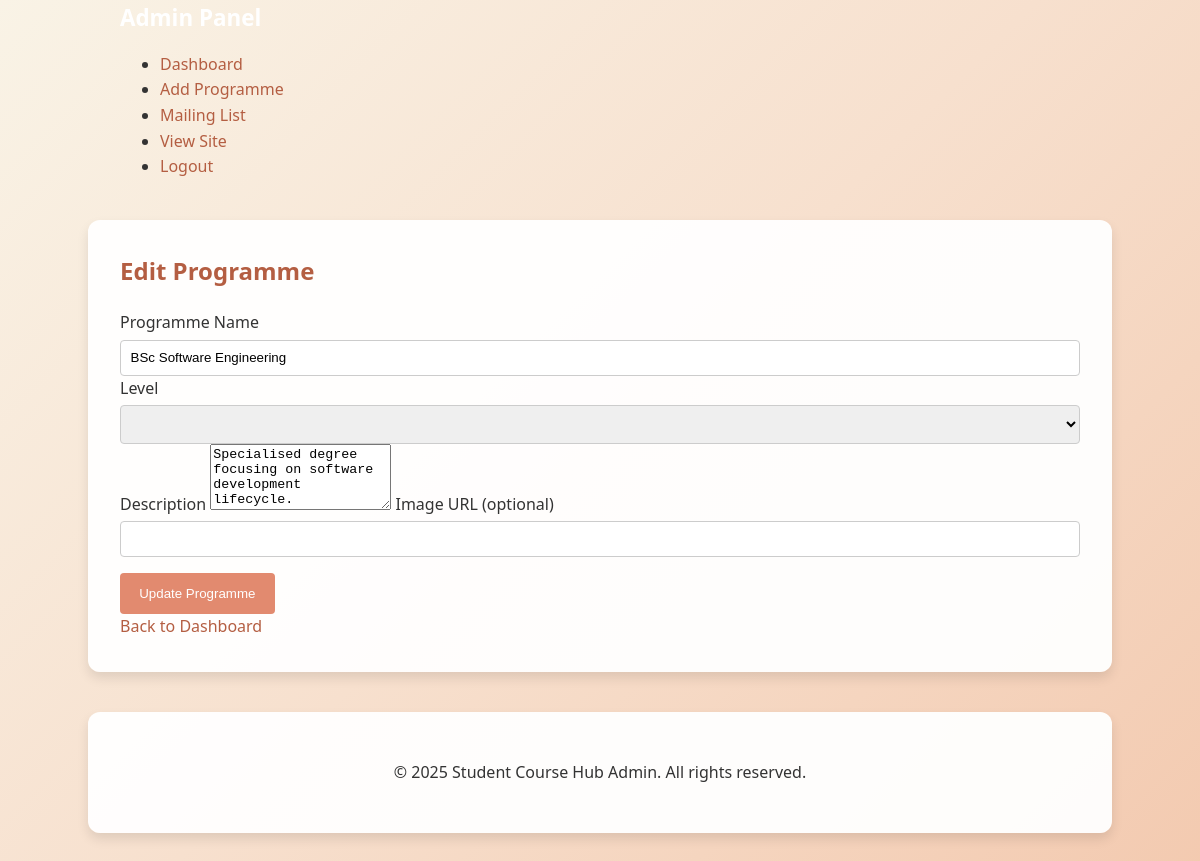
/index.php?page=editProgramme&id=2 (signed in), run on the app's committed database.
### tables this page shows
CREATE TABLE Programmes (
    ProgrammeID INT PRIMARY KEY AUTO_INCREMENT,
    ProgrammeName VARCHAR(160) NOT NULL,
    Description TEXT,
    Image VARCHAR(255),
    LevelID INT,
    ProgrammeLeaderID INT,
    is_published TINYINT(1) NOT NULL DEFAULT 1,
    FOREIGN KEY (LevelID) REFERENCES Levels(LevelID),
    FOREIGN KEY (ProgrammeLeaderID) REFERENCES Staff(StaffID)
);

### app/models/controllers/AdminController.php (called while the page is built, shortened)
<?php
require_once(__DIR__ . '/../models/programme.php');
class AdminController
{
    public static function editProgramme($pdo, $id)
    {
        $programme = Programme::find($pdo, $id);
        include(__DIR__ . '/../views/admin/editProgrammeForm.php');
    }
}

### app/models/programme.php (called while the page is built, shortened)
<?php
class Programme
{
    public static function find($pdo, $id)
    {
        $sql = "SELECT * FROM Programmes WHERE ProgrammeID = :id LIMIT 1";
        $stmt = $pdo->prepare($sql);
        $stmt->execute(['id' => $id]);
        return $stmt->fetch(PDO::FETCH_ASSOC);
    }
}

### app/views/admin/editProgrammeForm.php (the view, shortened to what this page needs)
<!DOCTYPE html>
<html lang="en">
<head>
    <link rel="stylesheet" href="assets/css/admin.css">
    <link rel="stylesheet" href="assets/css/theme.css">
</head>
<body>
    <header class="site-header">
        <div class="container">
            <div class="header-content">
                <div class="logo">
                    <a href="index.php?page=adminDashboard" style="color: white; font-weight: bold; font-size: 1.4rem; text-decoration: none;">Admin Panel</a>
                </div>
                <nav class="main-nav">
                    <ul>
                        <li><a href="index.php?page=adminDashboard">Dashboard</a></li>
                        <li><a href="index.php?page=addProgrammeForm">Add Programme</a></li>
                        <li><a href="index.php?page=mailingList">Mailing List</a></li>
                        <li><a href="index.php?page=programmes">View Site</a></li>
                        <li><a href="index.php?page=adminLogout">Logout</a></li>
                    </ul>
                </nav>
            </div>
        </div>
    </header>
    <main class="main-content">
        <div class="container">
            <h2>Edit Programme</h2>
            <?php if (!$programme): ?>
                <p>Programme not found.</p>
            <?php else: ?>
                <form action="index.php?page=updateProgramme" method="post">
                    <label for="programmeName">Programme Name</label>
                    <input type="text" id="programmeName" name="programmeName" value="<?= htmlspecialchars($programme['ProgrammeName']) ?>" required>
                    <label for="levelId">Level</label>
                    <select id="levelId" name="levelId" required>
                    </select>
                    <label for="description">Description</label>
                    <textarea id="description" name="description" rows="4" required><?= htmlspecialchars($programme['Description']) ?></textarea>
                    <label for="image">Image URL (optional)</label>
                    <input type="text" id="image" name="image" value="<?= htmlspecialchars($programme['Image']) ?>">
                    <button type="submit">Update Programme</button>
                </form>
            <?php endif; ?>
            <div class="back-link"><a href="index.php?page=adminDashboard">Back to Dashboard</a></div>
        </div>
    </main>
    <footer class="site-footer">
        <div class="container">
            <p>&copy; 2025 Student Course Hub Admin. All rights reserved.</p>
        </div>
    </footer>
</body>
</html>

### public/assets/css/admin.css (style rules this page uses)
body { font-family: 'Segoe UI', Tahoma, Geneva, Verdana, sans-serif; background-color: #fdf8f4; color: #333333; line-height: 1.6; }

### public/assets/css/theme.css (style rules this page uses)
body { margin: 0; padding: 0; font-family: 'Segoe UI', 'Roboto', sans-serif; color: #333333; background: linear-gradient(135deg, #f9f3e6 0%, #f7e0ce 50%, #f3cab0 100%); min-height: 100vh; }
.container { max-width: 960px; margin: 40px auto; padding: 2rem; background: rgba(255, 255, 255, 0.95); color: #333333; border-radius: 12px; box-shadow: 0 6px 12px rgba(0, 0, 0, 0.1); }
h1, h2, h3 { color: #b45e42; margin-top: 0; }
a { color: #b45e42; text-decoration: none; }
input[type="text"], input[type="email"], input[type="password"], select { width: 100%; padding: 0.6rem; margin-top: 0.25rem; border: 1px solid #ccc; border-radius: 4px; box-sizing: border-box; }
button { padding: 0.8rem 1.2rem; margin-top: 1rem; background-color: #e28a6f; color: #ffffff; border: none; border-radius: 4px; cursor: pointer; transition: background-color 0.2s ease; }
footer { text-align: center; margin-top: 2rem; color: #b45e42; }
.site-header .container { background: none; box-shadow: none; border-radius: 0; margin: 0 auto; padding: 0 20px; }

### data on the page
programmes: programmeName "BSc Software Engineering", description "Specialised degree focusing on software development lifecycle."
